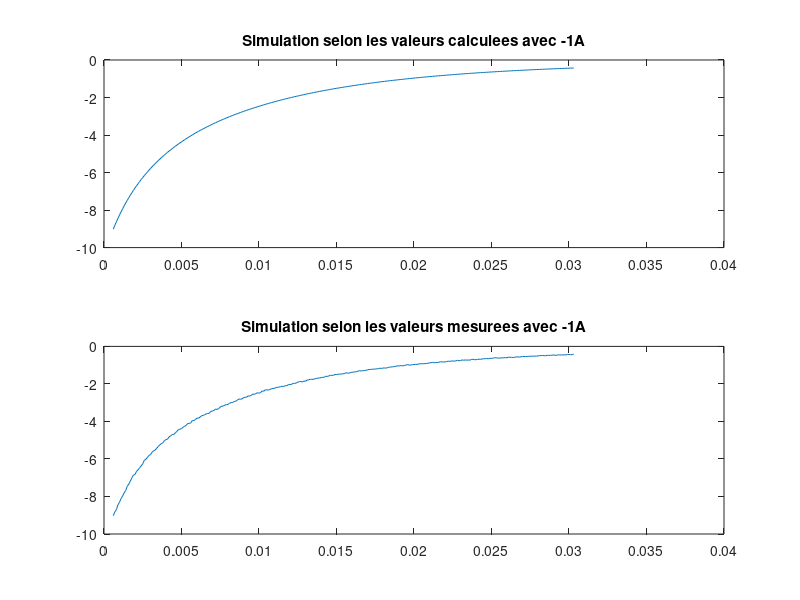
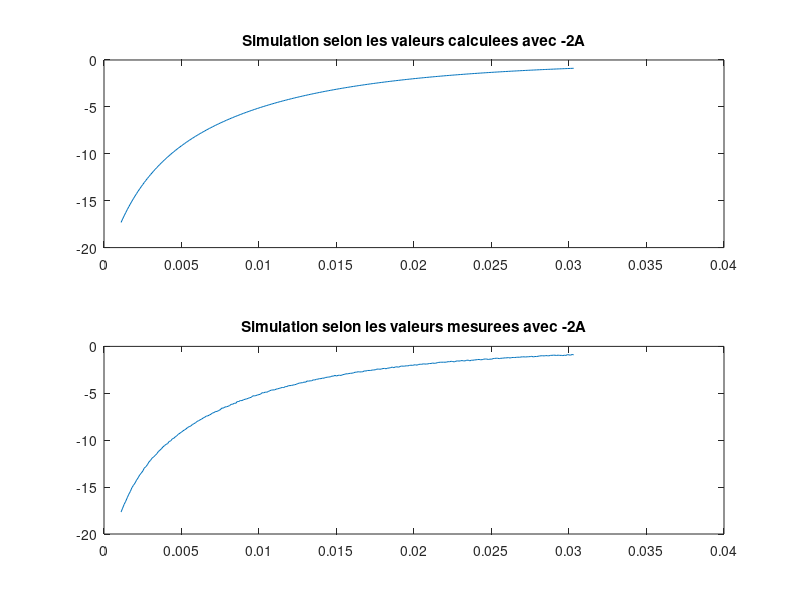
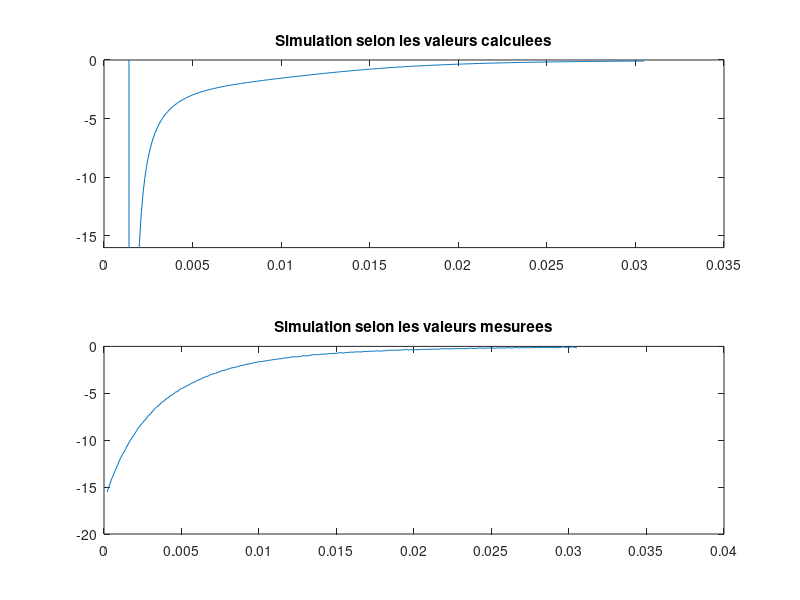

The MATLAB script that drew these images, in order:
%% mesures avec -1A

load('Fe_attraction.mat')

I1 = -1;
be1 = 13.029359254409743;

z1_1 = z_m1A;
z1_0 = z1_1.^0;
z1_2 = z1_1.^2;
z1_3 = z1_1.^3;

Y1 = ((I1^2+be1*abs(I1))*sign(I1))./Fe_m1A;

X1 = [z1_0 z1_1 z1_2 z1_3];

a1 = pinv(X1)*Y1;
ae1_0 = a1(1);
ae1_1 = a1(2);
ae1_2 = a1(3);
ae1_3 = a1(4);

Fe1 = ((I1^2+be1*abs(I1))*sign(I1))./(ae1_0.*z1_0 + ae1_1.*z1_1 + ae1_2.*z1_2 + ae1_3.*z1_3);

figure(1)
subplot(2,1,1)
plot(z_m1A,Fe1)
title('Simulation selon les valeurs calculees avec -1A')
subplot(2,1,2)
plot(z_m1A,Fe_m1A)
title('Simulation selon les valeurs mesurees avec -1A')

%% mesures avec -2A

load('Fe_attraction.mat')

I2 = -2;
be1 = 13.029359254409743;

z2_1 = z_m2A;
z2_0 = z2_1.^0;
z2_2 = z2_1.^2;
z2_3 = z2_1.^3;

Y2 = ((I2^2+be1*abs(I2))*sign(I2))./Fe_m2A;

X2 = [z2_0 z2_1 z2_2 z2_3];

a2 = pinv(X2)*Y2;
ae2_0 = a2(1);
ae2_1 = a2(2);
ae2_2 = a2(3);
ae2_3 = a2(4);

Fe2 = ((I2^2+be1*abs(I2))*sign(I2))./(ae2_0.*z2_0 + ae2_1.*z2_1 + ae2_2.*z2_2 + ae2_3.*z2_3);

figure(2)
subplot(2,1,1)
plot(z_m2A,Fe2)
title('Simulation selon les valeurs calculees avec -2A')
subplot(2,1,2)
plot(z_m2A,Fe_m2A)
title('Simulation selon les valeurs mesurees avec -2A')

%% mesures avec Fs

load('Fs.mat')

z3_1 = z_pos;
z3_0 = z3_1.^0;
z3_2 = z3_1.^2;
z3_3 = z3_1.^3;

Y3 = -1./Fs;

X3 = [z3_0 z3_1 z3_2 z3_3];

a3 = pinv(X3)*Y3;
ae3_0 = a3(1);
ae3_1 = a3(2);
ae3_2 = a3(3);
ae3_3 = a3(4);

Fs_sim = -1./(ae3_0.*z3_0 + ae3_1.*z3_1 + ae3_2.*z3_2 + ae3_3.*z3_3);

figure(3)
subplot(2,1,1)
plot(z_pos,Fs_sim)
axis([0 0.035 -16 0])
title('Simulation selon les valeurs calculees')
subplot(2,1,2)
plot(z_pos,Fs)
title('Simulation selon les valeurs mesurees')
